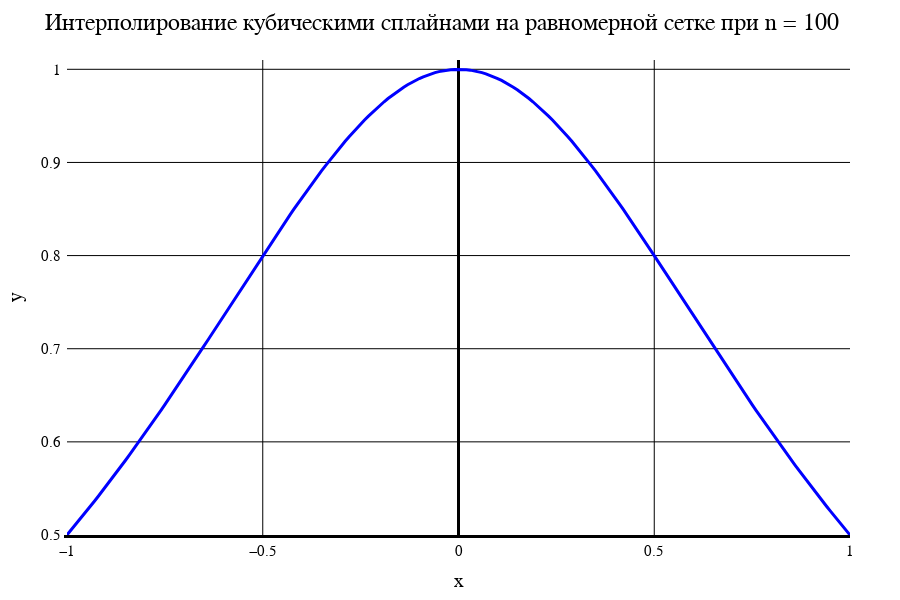

Notebook source saved alongside this figure:
### Markdown cell above
Сплайн. Равномерная сетка

### Code cell
data3[1]

### Figure 1 — Plotly figure (JSON) as saved in the notebook; plotly's stock layout.template omitted (floating-point values rounded to 4 significant figures; data arrays with more than 128 entries replaced by an {"elided": "..."} marker saying what was removed)
{"data": [{"line": {"color": "blue", "width": 3}, "mode": "line", "type": "scatter", "x": {"elided": "201 float values"}, "y": {"elided": "201 float values"}}], "layout": {"coloraxis": {"outlinecolor": "black"}, "font": {"color": "black", "family": "Time New Roman"}, "height": 600, "margin": {"b": 50, "l": 50, "r": 50, "t": 60}, "paper_bgcolor": "white", "plot_bgcolor": "white", "title": {"autosize": false, "font": {"color": "black", "family": "Times New Roman", "size": 24}, "paper_bgcolor": "red", "text": "Интерполирование кубическими сплайнами на равномерной сетке при n = 100"}, "width": 900, "xaxis": {"color": "black", "gridcolor": "black", "gridwidth": 1, "linecolor": "black", "linewidth": 3, "tickfont": {"size": 15}, "title": {"font": {"color": "black", "family": "Times New Roman", "size": 20}, "text": "x"}, "zeroline": true, "zerolinecolor": "black", "zerolinewidth": 3}, "yaxis": {"exponentformat": "power", "gridcolor": "black", "gridwidth": 1, "linewidth": 3, "range": [0.5, 1.01], "tickfont": {"size": 15}, "title": {"font": {"color": "black", "family": "Times New Roman", "size": 20}, "text": "y"}, "zeroline": true, "zerolinecolor": "black", "zerolinewidth": 1}}}
